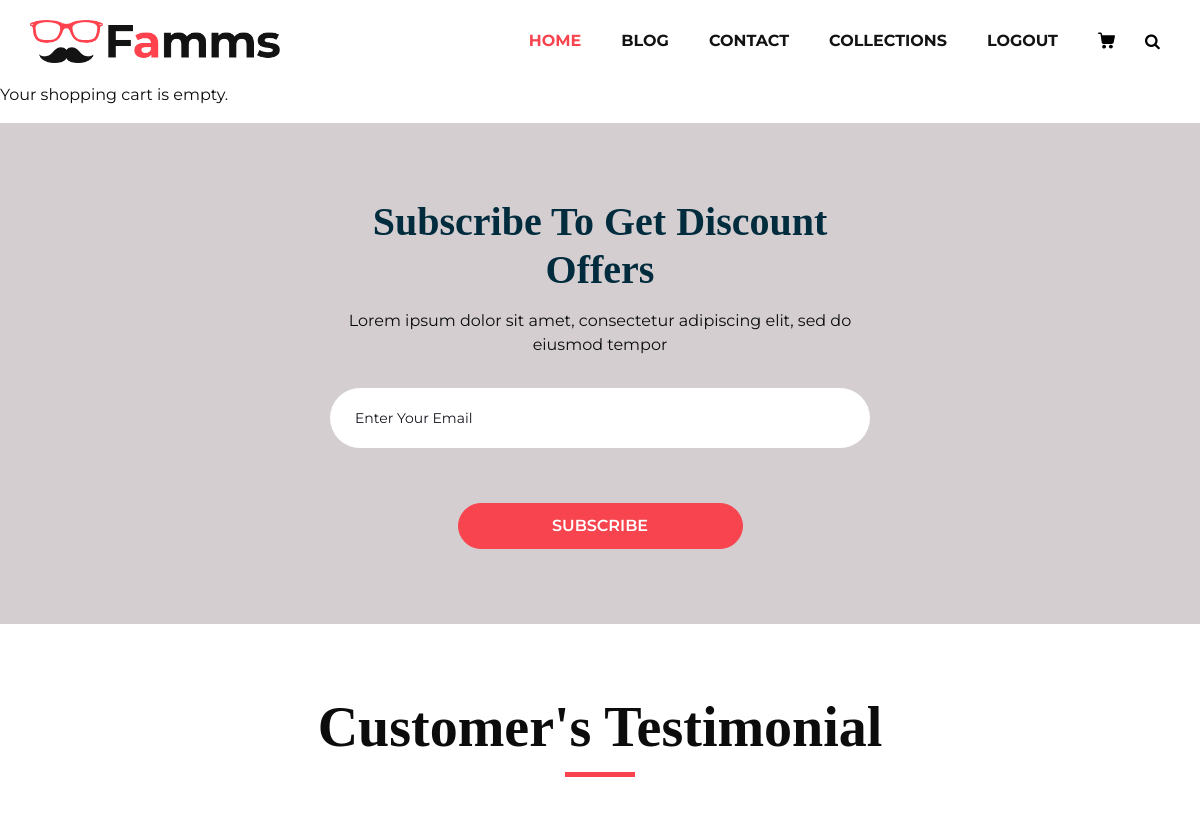
/cart/cart_detail/ (signed in, upper part), run on an earlier commit of the app's database.
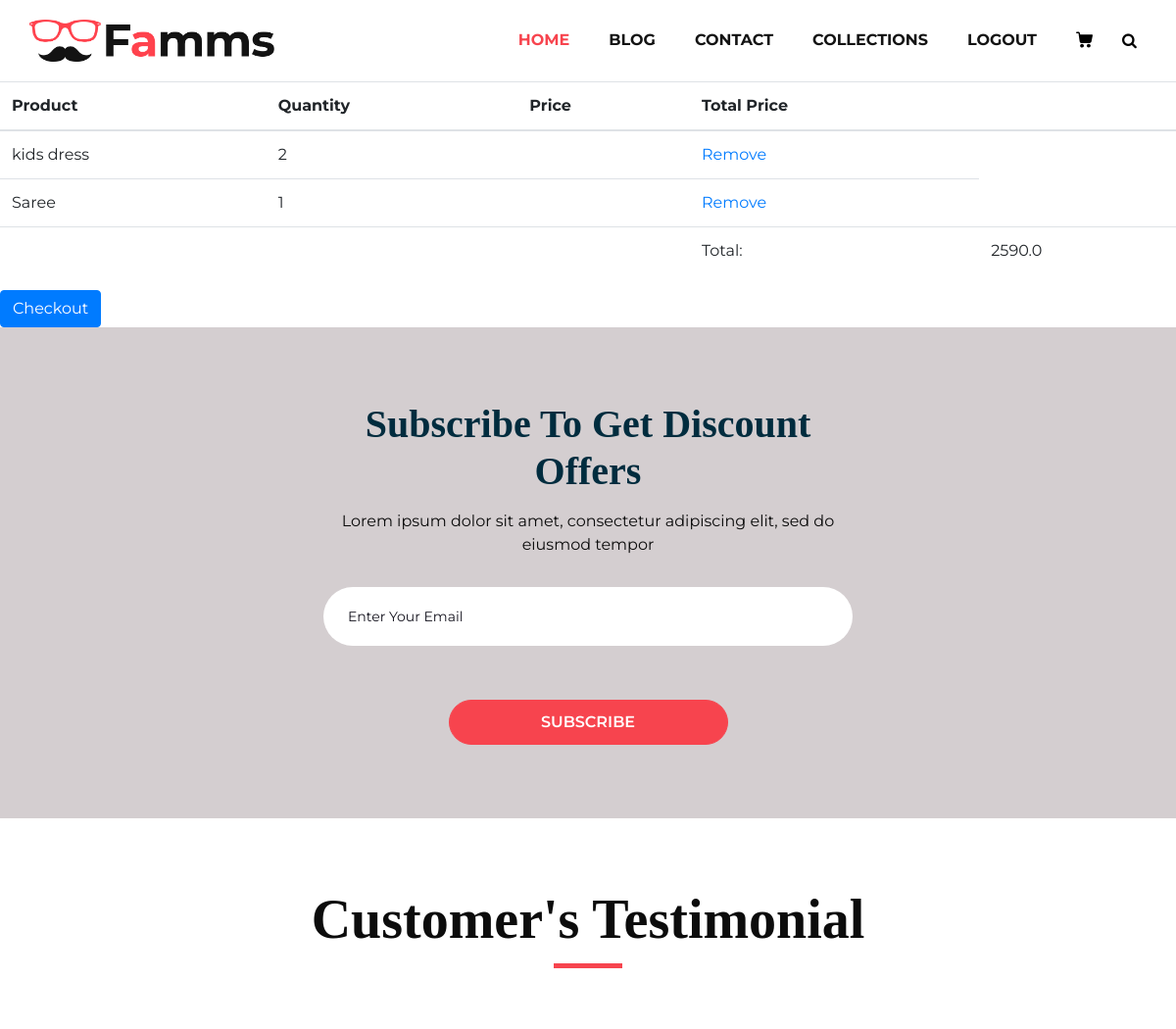
And on a later commit of the database.
### home/models.py (models this page shows, shortened)
class Cart(models.Model):
    user = models.ForeignKey(User, on_delete=models.CASCADE)
    product = models.ForeignKey(Product, on_delete=models.CASCADE)
    quantity = models.IntegerField(default=1)

class Product(models.Model):
    category = models.ForeignKey(Category,on_delete=models.CASCADE)
    slug = models.CharField(max_length=50, null = False, blank = False)
    name = models.CharField(max_length=100,null=False,blank = False)
    product_image =models.ImageField(upload_to="category_img",null =False,blank=False)
    description = models.CharField(max_length=500,null=False,blank = False)
    quantity = models.IntegerField(null=False,blank=False)
    original_price =models.FloatField(null=False,blank=False)
    selling_price = models.FloatField(null=False,blank=False)
    status = models.IntegerField(default=False,help_text="0=default, 1=hidden")
    trending = models.BooleanField(default=False,help_text="0=default, 1=hidden")
    def __str__(self):
        return self.name

### home/views.py (the view)
# urls.py: path("cart/cart_detail/", views.cart_detail, name="cart_detail"),
@login_required
def cart_detail(request):
    cart_items = Cart.objects.filter(user=request.user)
    total_price = sum(item.quantity * item.product.selling_price for item in cart_items)
    context = {
        "cart_items": cart_items,
        "total_price": total_price,
    }
    return render(request, "cart/cart_detail.html", context)

### home/templates/cart/cart_detail.html
{% extends 'layouts/submain.html' %}
{% load static %}
{%block body%}
{% if cart_items %}
        <table class="table">
            <thead>
                <tr>
                    <th>Product</th>
                    <th>Quantity</th>
                    <th>Price</th>
                    <th>Total Price</th>
                    <th></th>
                </tr>
            </thead>
            <tbody>
                {% for item in cart_items %}
                    <tr>
                        <td>{{ item.product }}</td>
                        <td>{{ item.quantity }}</td>
                        <td>{{ item.product.price }}</td>
                        <td><a href="{% url 'cart:remove_from_cart' item.id %}">Remove</a></td>
                    </tr>
                {% endfor %}
            </tbody>
            <tfoot>
                <tr>
                    <td colspan="3"></td>
                    <td>Total:</td>
                    <td>{{ total_price }}</td>
                </tr>
            </tfoot>
        </table>
        <a href="{% url 'checkout' %}" class="btn btn-primary">Checkout</a>
    {% else %}
        <p>Your shopping cart is empty.</p>
    {% endif %}
{%endblock%}

What changed in the data, as far as the page shows it:
added Cart: product "kids dress", quantity "2"
added Cart: product "Saree", quantity "1"
Also different on the page:
{{ total_price }}: (not shown) → "2590.0"
text no longer shown: "Your shopping cart is empty."
text now shown: "Product Quantity Price Total Price Total: Checkout"
